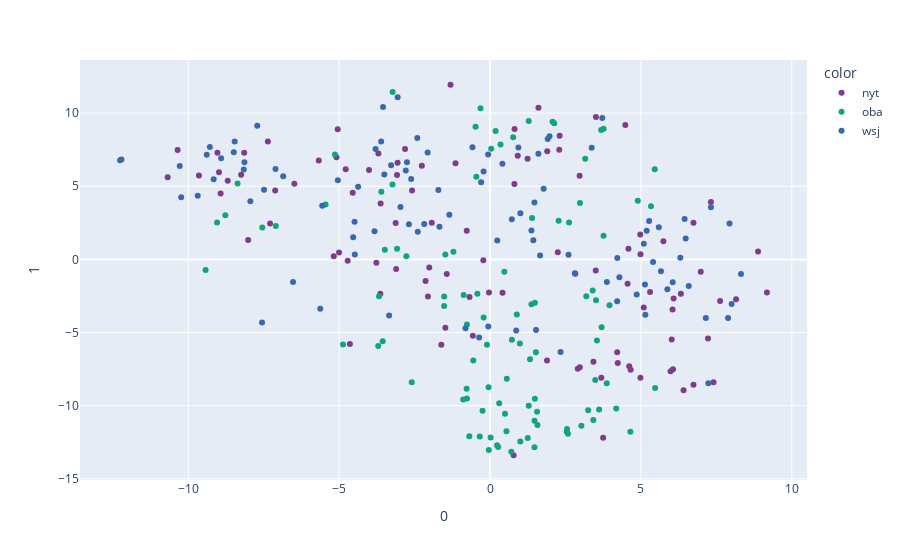

The notebook cell saved with this chart:
### Markdown cell above
<A HREF="https://distill.pub/2016/misread-tsne/">Some info about t-sne</A>

### Code cell
# Maybe the right perplexity in t-sne will separate these .... mostly not
# Perplexity value can greatly influence the shape of the results, typical ranges from 5 to 50
# Some perplexity values with decent separation: 6,7,9,10,12,14,15
t_sne = manifold.TSNE(
    n_components=2,
    perplexity=43,
    init="random",
    n_iter=1200,
    random_state=0,
);
tsne_data = scaled_data
S_t_sne = t_sne.fit_transform(tsne_data);
fig = px.scatter(S_t_sne, 
                 x=0, 
                 y=1, 
                 color=df_tidy['source'],
                 color_discrete_sequence=px.colors.qualitative.Bold)
fig.show()
